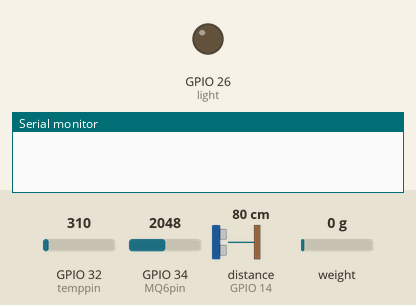
Recording of a sketch running on a simulated ESP32. Parts: output pins drawn as LEDs (lit = HIGH), the last lines printed to the serial monitor. The test bench sets the inputs (shaded band); at power-on: GPIO 32 (temppin) = 310, GPIO 34 (MQ6pin) = 2048, distance to the obstacle (sensor on GPIO 14) 80 cm, weight on the scale 0 g. The echo pulse lasts 58.3 µs per cm; the modem accepts every AT command (registered, SIM ready, sends succeed) and sends nothing else; pins used as bus, display or sensor lines are not drawn.

Above: at 0.0 s.
At 4.8 s:
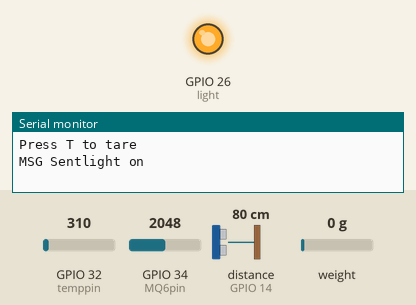
Timing chart, 0 to 8.2 s (numbered marks = the images above):
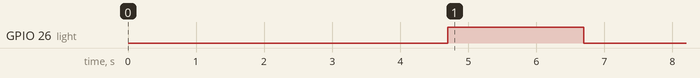

The sketch:

smart-refrigerator_new.ino
```cpp
//#include <WiFi.h>
//#include <IOXhop_FirebaseESP32.h>
#include <HX711.h>  //You must have this library in your arduino library folder
//
//
//#define FIREBASE_HOST "refrigraju-default-rtdb.firebaseio.com"
//#define FIREBASE_AUTH "INKvEikuflK69Vjlv7Td93Lz1V7mw49dedVfebP4"
//#define WIFI_SSID "Y1"                                           // input your home or public wifi name
//#define WIFI_PASSWORD "00000000"

#define DOUT  23
#define CLK  22
HX711 scale(DOUT, CLK);
const int light = 26;
const int MQ6pin = 34;
const int trigPin = 12;
const int echoPin = 14;
const int temppin = 32;

int RawValue = 0;
double Voltage = 0;
double tempC = 0;
long duration;
int distance;
int sensorValue1 = 0;
String lightbutton;

void setup() {
  Serial.begin(115200);
   Serial2.begin(9600);
  delay(100);
  Serial.println("Press T to tare");
  scale.set_scale(970);            //Calibration Factor obtained from first sketch
  scale.tare();

  //pinMode(LED_BUILTIN, OUTPUT);
  pinMode(light, OUTPUT);
  pinMode(MQ6pin, INPUT);
  pinMode(temppin, INPUT);
  pinMode(trigPin, OUTPUT);
  pinMode(echoPin, INPUT);

//  WiFi.begin(WIFI_SSID, WIFI_PASSWORD);                                      //try to connect with wifi
//  Serial.print("Connecting to ");
//  Serial.print(WIFI_SSID);
//  while (WiFi.status() != WL_CONNECTED) {
//    Serial.print(".");
//    delay(500);
//  }
//  Serial.println();
//  Serial.print("Connected to ");
//  Serial.println(WIFI_SSID);
//  Serial.print("IP Address is : ");
//  Serial.println(WiFi.localIP());                                                      //print local IP address
//  Firebase.begin(FIREBASE_HOST, FIREBASE_AUTH);                                       // connect to firebase
//  delay(500);
  TestMessage();
  delay(500);
  light_on();
}


void TestMessage()
{
  Serial2.println("AT+CMGF=1");    //Sets the GSM Module in Text Mode
  delay(1000);  // Delay of 1000 milli seconds or 1 second
  Serial2.println("AT+CMGS=\"+919448847874\"\r"); // Replace x with mobile number
  delay(1000);
  Serial2.println("This is Test MSG, I am SMS from GSM Module");// The SMS text you want to send
  Serial.print("MSG Sent");
  delay(100);
  Serial2.println((char)26);// ASCII code of CTRL+Z
  delay(1000);
}


void gas_SendMessage()
{
  Serial2.println("AT+CMGF=1");    //Sets the GSM Module in Text Mode
  delay(1000);  // Delay of 1000 milli seconds or 1 second
  Serial2.println("AT+CMGS=\"+918123162422\"\r"); // Replace x with mobile number
  delay(1000);
  Serial2.println(" Gas Alert Message");// The SMS text you want to send
  Serial.println("MSG1 Sent");
  delay(100);
  Serial2.println((char)26);// ASCII code of CTRL+Z
  delay(1000);
}

void temp_SendMessage()
{
  Serial2.println("AT+CMGF=1");    //Sets the GSM Module in Text Mode
  delay(1000);  // Delay of 1000 milli seconds or 1 second
  Serial2.println("AT+CMGS=\"+918123162422\"\r"); // Replace x with mobile number
  delay(1000);
  Serial2.println(" Temperature Alert Message");// The SMS text you want to send
  Serial.println("MSG1 Sent");
  delay(100);
  Serial2.println((char)26);// ASCII code of CTRL+Z
  delay(1000);
}

void weight_SendMessage()
{
  Serial2.println("AT+CMGF=1");    //Sets the GSM Module in Text Mode
  delay(1000);  // Delay of 1000 milli seconds or 1 second
  Serial2.println("AT+CMGS=\"+918123162422\"\r"); // Replace x with mobile number
  delay(1000);
  Serial2.println(" Weight Alert Message");// The SMS text you want to send
  Serial.println("MSG1 Sent");
  delay(100);
  Serial2.println((char)26);// ASCII code of CTRL+Z
  delay(1000);
}
void distance_SendMessage()
{
  Serial2.println("AT+CMGF=1");    //Sets the GSM Module in Text Mode
  delay(1000);  // Delay of 1000 milli seconds or 1 second
  Serial2.println("AT+CMGS=\"+918123162422\"\r"); // Replace x with mobile number
  delay(1000);
  Serial2.println(" Distance Alert Message");// The SMS text you want to send
  Serial.println("MSG1 Sent");
  delay(100);
  Serial2.println((char)26);// ASCII code of CTRL+Z
  delay(1000);

}

void temp() {
  RawValue = analogRead(temppin);
  Voltage = (RawValue / 2048.0) * 3300; // 5000 to get millivots.
  tempC = Voltage * 0.1;
  Serial.print("Raw Value = " ); // shows pre-scaled value
  Serial.print(RawValue);
  Serial.print("\t milli volts = "); // shows the voltage measured
  Serial.print(Voltage, 0); //
  Serial.print("\t Temperature in C = ");
  Serial.print(tempC, 1);
  //Firebase.setFloat("Temperature", tempC);
  delay(1000);
  if (tempC > 40)
  {
    temp_SendMessage();
  }

}

void MQ6_call() {
  Serial.println("MQ6 warming up!");
  delay(1000);
  sensorValue1 = analogRead(MQ6pin);
  Serial.print("Sensor Value: ");
  Serial.println(sensorValue1);
  delay(300);
  if (sensorValue1 < 1000)
  {
    Serial.println("MQ6 alert");
    gas_SendMessage();
    delay(500);

  }
//  Firebase.setFloat("MQ6", sensorValue1);
//  delay(1000);
}

void ultra() {
  digitalWrite(trigPin, LOW);
  delayMicroseconds(2);
  digitalWrite(trigPin, HIGH);
  delayMicroseconds(10);
  digitalWrite(trigPin, LOW);
  duration = pulseIn(echoPin, HIGH);
  distance = duration * 0.034 / 2;
  Serial.print("Distance: ");
  Serial.println(distance);
//  Firebase.setFloat("Distance", distance);
  delay(1000);
  if (distance < 20)
  {
    distance_SendMessage();
  }
}

void light_on() {
  Serial.println("light on");
  digitalWrite(light, HIGH);
  delay(2000);
  digitalWrite(light, LOW);
  delay(500);

}
void loop() {
  Serial.println("Reading weight.. ");
  delay(2000);
  Serial.print("Weight: ");
  Serial.print(scale.get_units());
  Serial.println(" gm");
  if (scale.get_units() < 20)
  {
    weight_SendMessage();
  }
//  Firebase.setFloat("Weight", scale.get_units());
  delay(1000);
  ultra();
  delay(300);
  MQ6_call();
  delay(300);
  temp();
  delay(300);
 // lightbutton = Firebase.getString("LightStatus");
  delay(100);
  Serial.println(lightbutton);
  if (lightbutton == "1") {
    Serial.println("Light On");
    light_on();
    delay(300);
  }
  if (lightbutton == "0") {
    Serial.println("Light Off");
    delay(300);
  }

}
```
